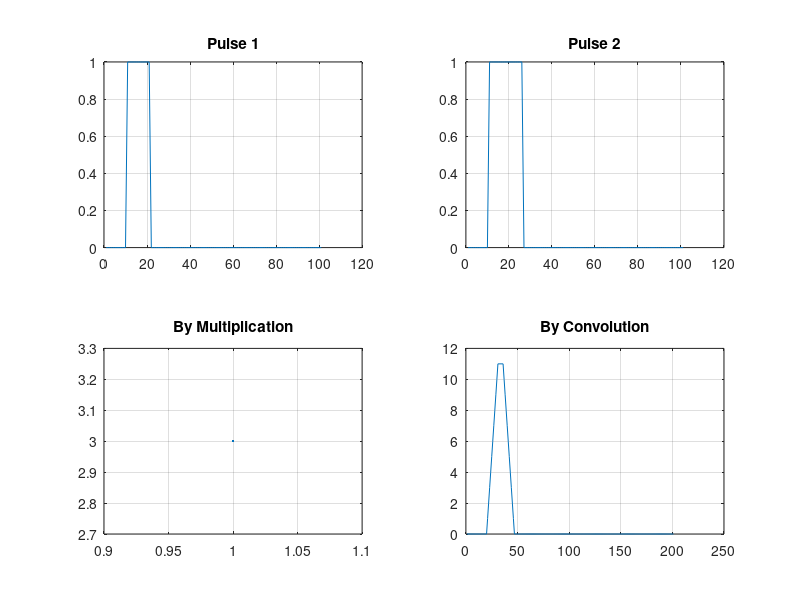
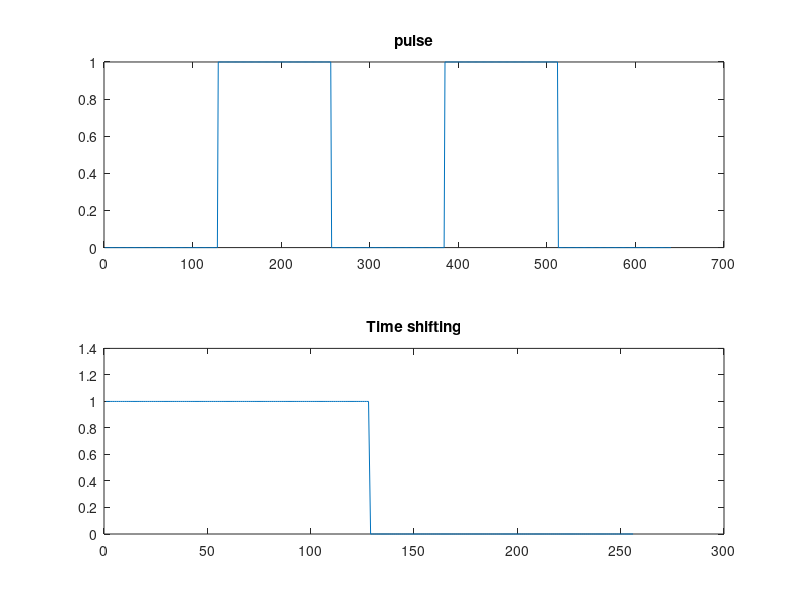

Here is the MATLAB script that generated these plots, in order:
clc;clear all;close all;
t=0:1:100;
x=[t>=10 & t<=20];
figure(1);
subplot(2,2,1);plot(x);title('Pulse 1');grid on;
y =[t>=10 & t<=25];
subplot(2,2,2);plot(y);title('Pulse 2');grid on;
s=abs(ifft(fft(x).*fft(y)));
subplot(2,2,3);plot(3);title('By Multiplication');grid on;

z = conv(x,y);
subplot(2,2,4);plot(z);title('By Convolution');grid on;

a = ones(1,128);b=zeros(1,128);
pulse=[b a b a b];
figure(2);
subplot(2,1,1);plot(pulse);title('pulse');
h=fft(pulse,256);
fftpulse = fftshift(fft(pulse,256));
c=zeros(1,256);
for n=1:1:256
	c(n)=fftpulse(n).*exp(((128)*1j*2*pi*n)/256);
end
d=abs(ifft(c));
subplot(2,1,2);plot(d);title("Time shifting");